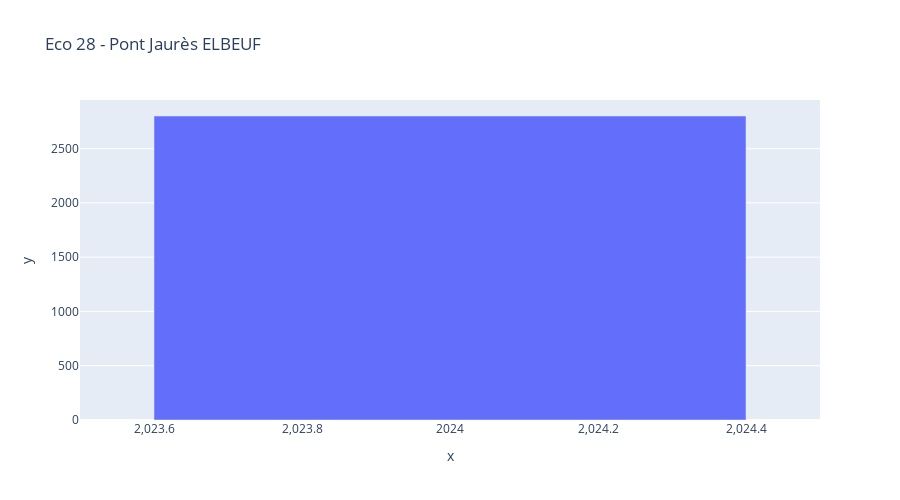

This figure's notebook cell:
### Code cell
widgets.interact(plot_volume_annuel,name=df['name'].unique())

### Figure 1 — Plotly figure (JSON) as saved in the notebook; plotly's stock layout.template omitted (floating-point values rounded to 4 significant figures)
{"data": [{"alignmentgroup": "True", "hovertemplate": "x=%{x}<br>y=%{y}<extra></extra>", "legendgroup": "", "marker": {"color": "#636efa", "pattern": {"shape": ""}}, "name": "", "offsetgroup": "", "orientation": "v", "showlegend": false, "textposition": "auto", "type": "bar", "x": [2024], "xaxis": "x", "y": [2801], "yaxis": "y"}], "layout": {"barmode": "relative", "height": 500, "legend": {"tracegroupgap": 0}, "title": {"text": "Eco 28 - Pont Jaurès ELBEUF"}, "xaxis": {"anchor": "y", "domain": [0, 1], "title": {"text": "x"}}, "yaxis": {"anchor": "x", "domain": [0, 1], "title": {"text": "y"}}}}
